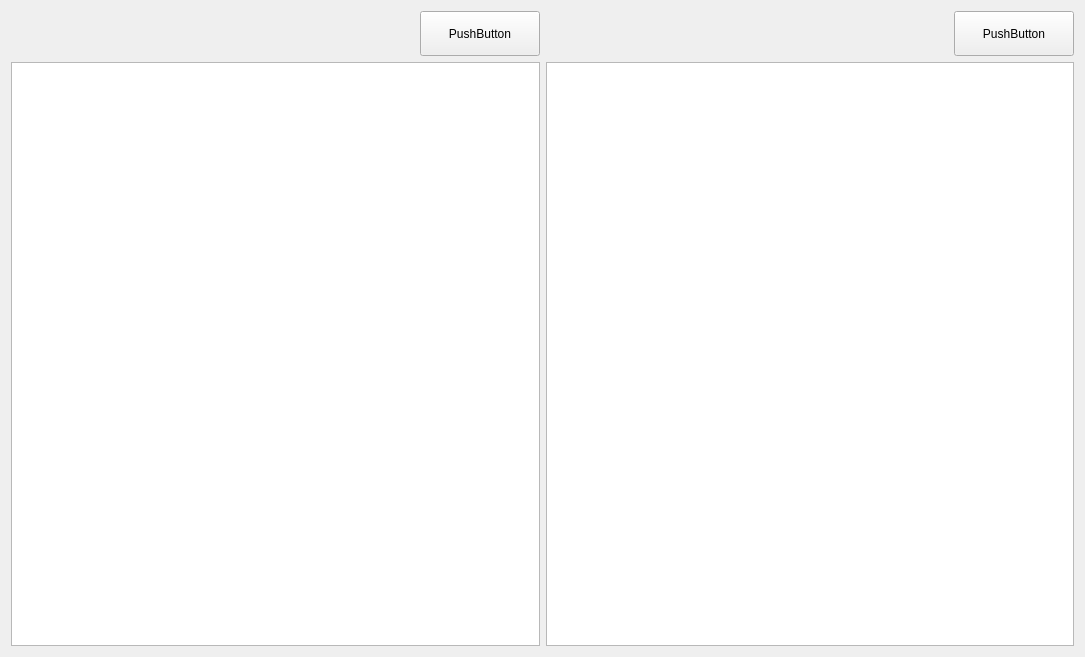
<?xml version="1.0" encoding="UTF-8"?>
<ui version="4.0">
    <class>Form</class>
    <widget class="QWidget" name="Form">
        <property name="geometry">
            <rect>
                <x>0</x>
                <y>0</y>
                <width>1085</width>
                <height>657</height>
            </rect>
        </property>
        <property name="windowTitle">
            <string>Form</string>
        </property>
        <layout class="QHBoxLayout" name="horizontalLayout_4">
            <item>
                <layout class="QHBoxLayout" name="horizontalLayout_3">
                    <item>
                        <layout class="QVBoxLayout" name="verticalLayout">
                            <item>
                                <layout class="QHBoxLayout" name="horizontalLayout">
                                    <item>
                                        <spacer name="horizontalSpacer">
                                            <property name="orientation">
                                                <enum>Qt::Horizontal</enum>
                                            </property>
                                            <property name="sizeHint" stdset="0">
                                                <size>
                                                    <width>40</width>
                                                    <height>20</height>
                                                </size>
                                            </property>
                                        </spacer>
                                    </item>
                                    <item>
                                        <widget class="QPushButton" name="HTMLEncodeButton">
                                            <property name="minimumSize">
                                                <size>
                                                    <width>120</width>
                                                    <height>45</height>
                                                </size>
                                            </property>
                                            <property name="maximumSize">
                                                <size>
                                                    <width>120</width>
                                                    <height>45</height>
                                                </size>
                                            </property>
                                            <property name="text">
                                                <string>PushButton</string>
                                            </property>
                                        </widget>
                                    </item>
                                </layout>
                            </item>
                            <item>
                                <widget class="QTextEdit" name="HTMLTextBox"/>
                            </item>
                        </layout>
                    </item>
                    <item>
                        <layout class="QVBoxLayout" name="verticalLayout_2">
                            <item>
                                <layout class="QHBoxLayout" name="horizontalLayout_2">
                                    <item>
                                        <spacer name="horizontalSpacer_2">
                                            <property name="orientation">
                                                <enum>Qt::Horizontal</enum>
                                            </property>
                                            <property name="sizeHint" stdset="0">
                                                <size>
                                                    <width>40</width>
                                                    <height>20</height>
                                                </size>
                                            </property>
                                        </spacer>
                                    </item>
                                    <item>
                                        <widget class="QPushButton" name="HTMLDecodeButton">
                                            <property name="minimumSize">
                                                <size>
                                                    <width>120</width>
                                                    <height>45</height>
                                                </size>
                                            </property>
                                            <property name="maximumSize">
                                                <size>
                                                    <width>120</width>
                                                    <height>45</height>
                                                </size>
                                            </property>
                                            <property name="text">
                                                <string>PushButton</string>
                                            </property>
                                        </widget>
                                    </item>
                                </layout>
                            </item>
                            <item>
                                <widget class="QTextEdit" name="HTMLCipherBox"/>
                            </item>
                        </layout>
                    </item>
                </layout>
            </item>
        </layout>
    </widget>
    <resources/>
    <connections/>
</ui>
